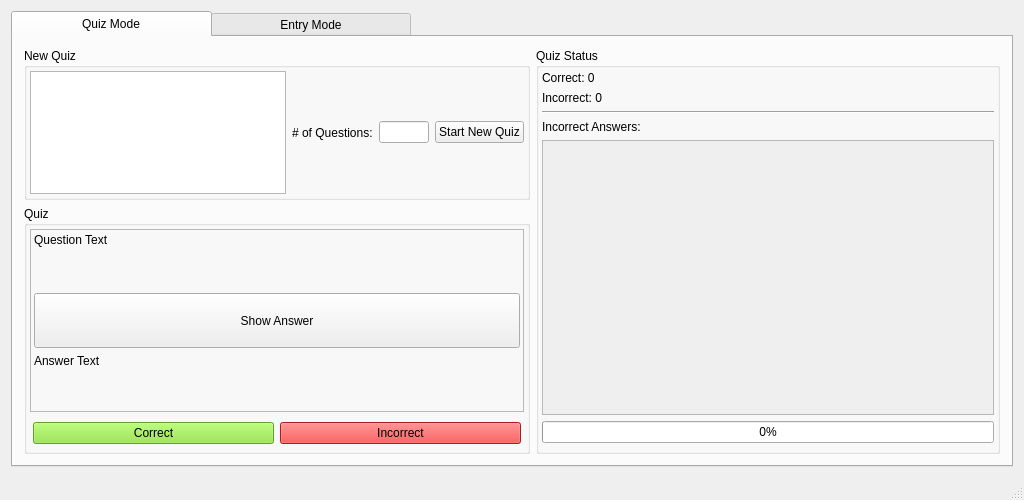
<?xml version="1.0" encoding="UTF-8"?>
<ui version="4.0">
 <class>MainWindow</class>
 <widget class="QMainWindow" name="MainWindow">
  <property name="geometry">
   <rect>
    <x>0</x>
    <y>0</y>
    <width>1024</width>
    <height>500</height>
   </rect>
  </property>
  <property name="minimumSize">
   <size>
    <width>700</width>
    <height>50</height>
   </size>
  </property>
  <property name="windowTitle">
   <string>Quiz</string>
  </property>
  <widget class="QWidget" name="centralWidget">
   <property name="sizePolicy">
    <sizepolicy hsizetype="Preferred" vsizetype="Preferred">
     <horstretch>0</horstretch>
     <verstretch>0</verstretch>
    </sizepolicy>
   </property>
   <layout class="QHBoxLayout" name="horizontalLayout_3">
    <item>
     <widget class="QTabWidget" name="tabWidget">
      <property name="enabled">
       <bool>true</bool>
      </property>
      <property name="sizePolicy">
       <sizepolicy hsizetype="Preferred" vsizetype="Preferred">
        <horstretch>0</horstretch>
        <verstretch>0</verstretch>
       </sizepolicy>
      </property>
      <property name="maximumSize">
       <size>
        <width>16777215</width>
        <height>16777215</height>
       </size>
      </property>
      <property name="styleSheet">
       <string notr="true">QTabBar::tab { min-width: 200px; max-width: 400px; }</string>
      </property>
      <property name="tabPosition">
       <enum>QTabWidget::North</enum>
      </property>
      <property name="tabShape">
       <enum>QTabWidget::Rounded</enum>
      </property>
      <property name="currentIndex">
       <number>0</number>
      </property>
      <property name="iconSize">
       <size>
        <width>16</width>
        <height>16</height>
       </size>
      </property>
      <property name="elideMode">
       <enum>Qt::ElideNone</enum>
      </property>
      <widget class="QWidget" name="quizTab">
       <property name="sizePolicy">
        <sizepolicy hsizetype="Preferred" vsizetype="Preferred">
         <horstretch>0</horstretch>
         <verstretch>0</verstretch>
        </sizepolicy>
       </property>
       <property name="font">
        <font>
         <weight>50</weight>
         <bold>false</bold>
        </font>
       </property>
       <attribute name="title">
        <string>Quiz Mode</string>
       </attribute>
       <layout class="QHBoxLayout" name="horizontalLayout_7">
        <item>
         <widget class="QWidget" name="quizWidget" native="true">
          <property name="sizePolicy">
           <sizepolicy hsizetype="Fixed" vsizetype="Preferred">
            <horstretch>0</horstretch>
            <verstretch>0</verstretch>
           </sizepolicy>
          </property>
          <property name="minimumSize">
           <size>
            <width>400</width>
            <height>0</height>
           </size>
          </property>
          <property name="maximumSize">
           <size>
            <width>536</width>
            <height>16777215</height>
           </size>
          </property>
          <layout class="QVBoxLayout" name="verticalLayout_2">
           <property name="spacing">
            <number>6</number>
           </property>
           <property name="leftMargin">
            <number>0</number>
           </property>
           <property name="topMargin">
            <number>0</number>
           </property>
           <property name="rightMargin">
            <number>0</number>
           </property>
           <property name="bottomMargin">
            <number>0</number>
           </property>
           <item>
            <widget class="QGroupBox" name="newQuizGroupBox">
             <property name="minimumSize">
              <size>
               <width>475</width>
               <height>0</height>
              </size>
             </property>
             <property name="maximumSize">
              <size>
               <width>16777215</width>
               <height>152</height>
              </size>
             </property>
             <property name="title">
              <string>New Quiz</string>
             </property>
             <layout class="QHBoxLayout" name="horizontalLayout_6">
              <property name="leftMargin">
               <number>3</number>
              </property>
              <property name="topMargin">
               <number>3</number>
              </property>
              <property name="rightMargin">
               <number>3</number>
              </property>
              <property name="bottomMargin">
               <number>3</number>
              </property>
              <item>
               <widget class="QTreeView" name="categoryTreeView">
                <property name="sizePolicy">
                 <sizepolicy hsizetype="Preferred" vsizetype="Expanding">
                  <horstretch>0</horstretch>
                  <verstretch>0</verstretch>
                 </sizepolicy>
                </property>
                <property name="minimumSize">
                 <size>
                  <width>250</width>
                  <height>0</height>
                 </size>
                </property>
               </widget>
              </item>
              <item>
               <widget class="QLabel" name="numQuestionsLabel">
                <property name="sizePolicy">
                 <sizepolicy hsizetype="Fixed" vsizetype="Preferred">
                  <horstretch>0</horstretch>
                  <verstretch>0</verstretch>
                 </sizepolicy>
                </property>
                <property name="text">
                 <string># of Questions:</string>
                </property>
               </widget>
              </item>
              <item>
               <widget class="QLineEdit" name="numQuestionsLineEdit">
                <property name="minimumSize">
                 <size>
                  <width>40</width>
                  <height>0</height>
                 </size>
                </property>
                <property name="maximumSize">
                 <size>
                  <width>50</width>
                  <height>16777215</height>
                 </size>
                </property>
               </widget>
              </item>
              <item>
               <widget class="QPushButton" name="startNewQuizButton">
                <property name="text">
                 <string>Start New Quiz</string>
                </property>
               </widget>
              </item>
             </layout>
            </widget>
           </item>
           <item>
            <widget class="QGroupBox" name="quizGroupBox">
             <property name="title">
              <string>Quiz</string>
             </property>
             <layout class="QVBoxLayout" name="verticalLayout_4">
              <property name="leftMargin">
               <number>3</number>
              </property>
              <property name="topMargin">
               <number>3</number>
              </property>
              <property name="rightMargin">
               <number>3</number>
              </property>
              <property name="bottomMargin">
               <number>3</number>
              </property>
              <item>
               <widget class="QFrame" name="questionAnswerFrame">
                <property name="frameShape">
                 <enum>QFrame::StyledPanel</enum>
                </property>
                <property name="frameShadow">
                 <enum>QFrame::Raised</enum>
                </property>
                <layout class="QVBoxLayout" name="verticalLayout_5">
                 <property name="leftMargin">
                  <number>3</number>
                 </property>
                 <property name="topMargin">
                  <number>3</number>
                 </property>
                 <property name="rightMargin">
                  <number>3</number>
                 </property>
                 <property name="bottomMargin">
                  <number>3</number>
                 </property>
                 <item>
                  <widget class="QLabel" name="questionTextLabel">
                   <property name="layoutDirection">
                    <enum>Qt::LeftToRight</enum>
                   </property>
                   <property name="text">
                    <string>Question Text</string>
                   </property>
                   <property name="alignment">
                    <set>Qt::AlignLeading|Qt::AlignLeft|Qt::AlignTop</set>
                   </property>
                  </widget>
                 </item>
                 <item>
                  <widget class="QPushButton" name="answerTextButton">
                   <property name="sizePolicy">
                    <sizepolicy hsizetype="Preferred" vsizetype="Preferred">
                     <horstretch>0</horstretch>
                     <verstretch>0</verstretch>
                    </sizepolicy>
                   </property>
                   <property name="text">
                    <string>Show Answer</string>
                   </property>
                   <property name="flat">
                    <bool>false</bool>
                   </property>
                  </widget>
                 </item>
                 <item>
                  <widget class="QLabel" name="answerTextLabel">
                   <property name="enabled">
                    <bool>true</bool>
                   </property>
                   <property name="text">
                    <string>Answer Text</string>
                   </property>
                   <property name="alignment">
                    <set>Qt::AlignLeading|Qt::AlignLeft|Qt::AlignTop</set>
                   </property>
                   <property name="wordWrap">
                    <bool>false</bool>
                   </property>
                  </widget>
                 </item>
                </layout>
               </widget>
              </item>
              <item>
               <widget class="QWidget" name="buttonWidget" native="true">
                <property name="maximumSize">
                 <size>
                  <width>16777215</width>
                  <height>30</height>
                 </size>
                </property>
                <layout class="QHBoxLayout" name="horizontalLayout_8">
                 <property name="leftMargin">
                  <number>3</number>
                 </property>
                 <property name="topMargin">
                  <number>0</number>
                 </property>
                 <property name="rightMargin">
                  <number>3</number>
                 </property>
                 <property name="bottomMargin">
                  <number>0</number>
                 </property>
                 <item>
                  <widget class="QPushButton" name="correctButton">
                   <property name="styleSheet">
                    <string notr="true">background-color: rgb(138, 226, 52);</string>
                   </property>
                   <property name="text">
                    <string>Correct</string>
                   </property>
                  </widget>
                 </item>
                 <item>
                  <widget class="QPushButton" name="wrongButton">
                   <property name="styleSheet">
                    <string notr="true">background-color: rgb(239, 41, 41);</string>
                   </property>
                   <property name="text">
                    <string>Incorrect</string>
                   </property>
                  </widget>
                 </item>
                </layout>
               </widget>
              </item>
             </layout>
            </widget>
           </item>
          </layout>
         </widget>
        </item>
        <item>
         <widget class="QGroupBox" name="quizStatusGroupBox">
          <property name="title">
           <string>Quiz Status</string>
          </property>
          <layout class="QVBoxLayout" name="verticalLayout_3">
           <property name="leftMargin">
            <number>3</number>
           </property>
           <property name="topMargin">
            <number>3</number>
           </property>
           <property name="rightMargin">
            <number>3</number>
           </property>
           <property name="bottomMargin">
            <number>8</number>
           </property>
           <item>
            <widget class="QLabel" name="numCorrectLabel">
             <property name="text">
              <string>Correct: 0</string>
             </property>
            </widget>
           </item>
           <item>
            <widget class="QLabel" name="numIncorrectLabel">
             <property name="text">
              <string>Incorrect: 0</string>
             </property>
            </widget>
           </item>
           <item>
            <widget class="Line" name="line">
             <property name="orientation">
              <enum>Qt::Horizontal</enum>
             </property>
            </widget>
           </item>
           <item>
            <widget class="QLabel" name="wrongAnswersLabel">
             <property name="text">
              <string>Incorrect Answers:</string>
             </property>
            </widget>
           </item>
           <item>
            <widget class="QScrollArea" name="scrollArea">
             <property name="widgetResizable">
              <bool>true</bool>
             </property>
             <widget class="QWidget" name="scrollAreaWidgetContents">
              <property name="geometry">
               <rect>
                <x>0</x>
                <y>0</y>
                <width>428</width>
                <height>275</height>
               </rect>
              </property>
             </widget>
            </widget>
           </item>
           <item>
            <widget class="QProgressBar" name="progressBar">
             <property name="minimum">
              <number>0</number>
             </property>
             <property name="value">
              <number>0</number>
             </property>
             <property name="textVisible">
              <bool>true</bool>
             </property>
             <property name="invertedAppearance">
              <bool>false</bool>
             </property>
            </widget>
           </item>
          </layout>
         </widget>
        </item>
       </layout>
      </widget>
      <widget class="QWidget" name="entryTab">
       <attribute name="title">
        <string>Entry Mode</string>
       </attribute>
       <layout class="QVBoxLayout" name="verticalLayout">
        <item>
         <widget class="QGroupBox" name="newCategoryGroupBox">
          <property name="maximumSize">
           <size>
            <width>16777215</width>
            <height>51</height>
           </size>
          </property>
          <property name="autoFillBackground">
           <bool>false</bool>
          </property>
          <property name="title">
           <string>Add New Category</string>
          </property>
          <layout class="QHBoxLayout" name="horizontalLayout">
           <property name="spacing">
            <number>3</number>
           </property>
           <property name="leftMargin">
            <number>3</number>
           </property>
           <property name="topMargin">
            <number>3</number>
           </property>
           <property name="rightMargin">
            <number>3</number>
           </property>
           <property name="bottomMargin">
            <number>3</number>
           </property>
           <item>
            <widget class="QComboBox" name="newCategoryParentComboBox">
             <property name="minimumSize">
              <size>
               <width>200</width>
               <height>0</height>
              </size>
             </property>
             <property name="maximumSize">
              <size>
               <width>200</width>
               <height>16777215</height>
              </size>
             </property>
             <property name="currentText">
              <string/>
             </property>
             <property name="currentIndex">
              <number>-1</number>
             </property>
            </widget>
           </item>
           <item>
            <widget class="QLineEdit" name="addNewCategoryLineEdit">
             <property name="minimumSize">
              <size>
               <width>175</width>
               <height>0</height>
              </size>
             </property>
             <property name="maximumSize">
              <size>
               <width>175</width>
               <height>16777215</height>
              </size>
             </property>
            </widget>
           </item>
           <item>
            <widget class="QPushButton" name="addNewCategoryButton">
             <property name="sizePolicy">
              <sizepolicy hsizetype="Preferred" vsizetype="Preferred">
               <horstretch>0</horstretch>
               <verstretch>0</verstretch>
              </sizepolicy>
             </property>
             <property name="minimumSize">
              <size>
               <width>160</width>
               <height>0</height>
              </size>
             </property>
             <property name="maximumSize">
              <size>
               <width>160</width>
               <height>16777215</height>
              </size>
             </property>
             <property name="text">
              <string>Add New Category</string>
             </property>
            </widget>
           </item>
           <item>
            <spacer name="horizontalSpacer">
             <property name="orientation">
              <enum>Qt::Horizontal</enum>
             </property>
             <property name="sizeHint" stdset="0">
              <size>
               <width>40</width>
               <height>20</height>
              </size>
             </property>
            </spacer>
           </item>
          </layout>
         </widget>
        </item>
        <item>
         <widget class="QGroupBox" name="newEntryGroupBox">
          <property name="maximumSize">
           <size>
            <width>16777215</width>
            <height>51</height>
           </size>
          </property>
          <property name="title">
           <string>Add New Entry</string>
          </property>
          <layout class="QHBoxLayout" name="horizontalLayout_2">
           <property name="spacing">
            <number>3</number>
           </property>
           <property name="leftMargin">
            <number>3</number>
           </property>
           <property name="topMargin">
            <number>3</number>
           </property>
           <property name="rightMargin">
            <number>3</number>
           </property>
           <property name="bottomMargin">
            <number>3</number>
           </property>
           <item>
            <widget class="QComboBox" name="newEntryParentComboBox">
             <property name="minimumSize">
              <size>
               <width>200</width>
               <height>0</height>
              </size>
             </property>
             <property name="maximumSize">
              <size>
               <width>200</width>
               <height>16777215</height>
              </size>
             </property>
             <property name="currentText">
              <string/>
             </property>
             <property name="currentIndex">
              <number>-1</number>
             </property>
            </widget>
           </item>
           <item>
            <widget class="QLineEdit" name="addNewEntryLineEdit">
             <property name="minimumSize">
              <size>
               <width>175</width>
               <height>0</height>
              </size>
             </property>
             <property name="maximumSize">
              <size>
               <width>175</width>
               <height>16777215</height>
              </size>
             </property>
            </widget>
           </item>
           <item>
            <widget class="QPushButton" name="addNewEntryButton">
             <property name="minimumSize">
              <size>
               <width>160</width>
               <height>0</height>
              </size>
             </property>
             <property name="maximumSize">
              <size>
               <width>160</width>
               <height>16777215</height>
              </size>
             </property>
             <property name="text">
              <string>Add New Entry</string>
             </property>
            </widget>
           </item>
           <item>
            <spacer name="horizontalSpacer_2">
             <property name="orientation">
              <enum>Qt::Horizontal</enum>
             </property>
             <property name="sizeHint" stdset="0">
              <size>
               <width>40</width>
               <height>20</height>
              </size>
             </property>
            </spacer>
           </item>
          </layout>
         </widget>
        </item>
        <item>
         <widget class="QGroupBox" name="selectEntryGroupBox">
          <property name="sizePolicy">
           <sizepolicy hsizetype="Preferred" vsizetype="Maximum">
            <horstretch>0</horstretch>
            <verstretch>0</verstretch>
           </sizepolicy>
          </property>
          <property name="minimumSize">
           <size>
            <width>0</width>
            <height>0</height>
           </size>
          </property>
          <property name="maximumSize">
           <size>
            <width>16777215</width>
            <height>100</height>
           </size>
          </property>
          <property name="title">
           <string>Select Entry</string>
          </property>
          <property name="flat">
           <bool>false</bool>
          </property>
          <property name="checkable">
           <bool>false</bool>
          </property>
          <layout class="QHBoxLayout" name="horizontalLayout_4">
           <property name="leftMargin">
            <number>3</number>
           </property>
           <property name="topMargin">
            <number>3</number>
           </property>
           <property name="rightMargin">
            <number>3</number>
           </property>
           <property name="bottomMargin">
            <number>3</number>
           </property>
           <item>
            <widget class="QListView" name="selectEntryListView">
             <property name="sizeAdjustPolicy">
              <enum>QAbstractScrollArea::AdjustIgnored</enum>
             </property>
            </widget>
           </item>
          </layout>
         </widget>
        </item>
        <item>
         <widget class="QGroupBox" name="editEntryGroupBox">
          <property name="title">
           <string>Edit Entry</string>
          </property>
          <layout class="QVBoxLayout" name="verticalLayout_6">
           <property name="leftMargin">
            <number>3</number>
           </property>
           <property name="topMargin">
            <number>3</number>
           </property>
           <property name="rightMargin">
            <number>3</number>
           </property>
           <property name="bottomMargin">
            <number>3</number>
           </property>
           <item>
            <widget class="QWidget" name="editEntryButtonsWidget" native="true">
             <property name="sizePolicy">
              <sizepolicy hsizetype="Preferred" vsizetype="Preferred">
               <horstretch>0</horstretch>
               <verstretch>0</verstretch>
              </sizepolicy>
             </property>
             <layout class="QHBoxLayout" name="horizontalLayout_5">
              <property name="leftMargin">
               <number>0</number>
              </property>
              <property name="topMargin">
               <number>0</number>
              </property>
              <property name="rightMargin">
               <number>0</number>
              </property>
              <property name="bottomMargin">
               <number>0</number>
              </property>
              <item>
               <widget class="QPushButton" name="addNewQuestionButton">
                <property name="sizePolicy">
                 <sizepolicy hsizetype="Expanding" vsizetype="Fixed">
                  <horstretch>0</horstretch>
                  <verstretch>0</verstretch>
                 </sizepolicy>
                </property>
                <property name="text">
                 <string>Add New Question</string>
                </property>
               </widget>
              </item>
              <item>
               <spacer name="horizontalSpacer_3">
                <property name="orientation">
                 <enum>Qt::Horizontal</enum>
                </property>
                <property name="sizeHint" stdset="0">
                 <size>
                  <width>40</width>
                  <height>20</height>
                 </size>
                </property>
               </spacer>
              </item>
              <item>
               <widget class="QPushButton" name="removeQuestionButton">
                <property name="sizePolicy">
                 <sizepolicy hsizetype="Expanding" vsizetype="Fixed">
                  <horstretch>0</horstretch>
                  <verstretch>0</verstretch>
                 </sizepolicy>
                </property>
                <property name="text">
                 <string>Remove Selected Question</string>
                </property>
               </widget>
              </item>
             </layout>
            </widget>
           </item>
           <item>
            <widget class="QTableView" name="questionsTableView">
             <property name="selectionMode">
              <enum>QAbstractItemView::SingleSelection</enum>
             </property>
             <property name="selectionBehavior">
              <enum>QAbstractItemView::SelectItems</enum>
             </property>
             <property name="cornerButtonEnabled">
              <bool>false</bool>
             </property>
            </widget>
           </item>
          </layout>
         </widget>
        </item>
       </layout>
      </widget>
     </widget>
    </item>
   </layout>
  </widget>
  <widget class="QStatusBar" name="statusBar"/>
 </widget>
 <layoutdefault spacing="6" margin="11"/>
 <resources/>
 <connections/>
</ui>
